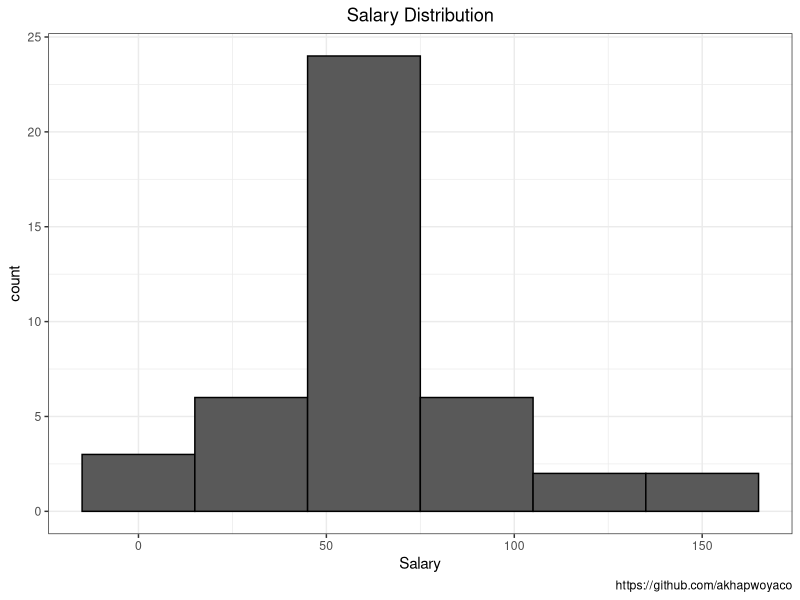
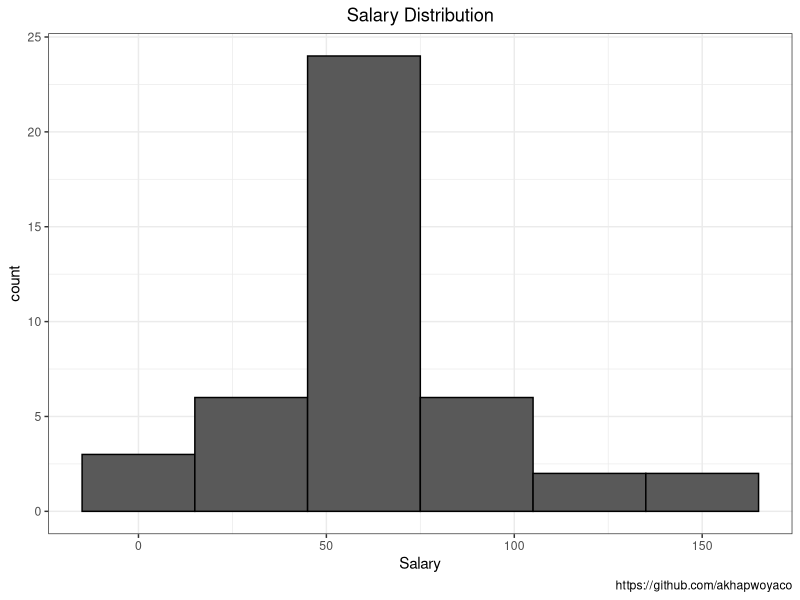

Source code (R) for these figures, in order:
#
salary <- read.csv("Salary.csv", stringsAsFactors=TRUE)
head(salary)
#
library(ggplot2)
salary_hist <- salary |>
  ggplot(aes(x = Salary)) +
  geom_histogram(binwidth = 30, color = "black") +
  theme_bw() + 
  labs(
    title = "Salary Distribution", 
    caption = "https://github.com/akhapwoyaco") +
  theme(plot.title = element_text(hjust = 0.5))
salary_hist
#
ggsave(
  "salary_hist.png",plot = salary_hist, 
  width = 15, height = 15, unit = "cm", dpi = 400)
##

